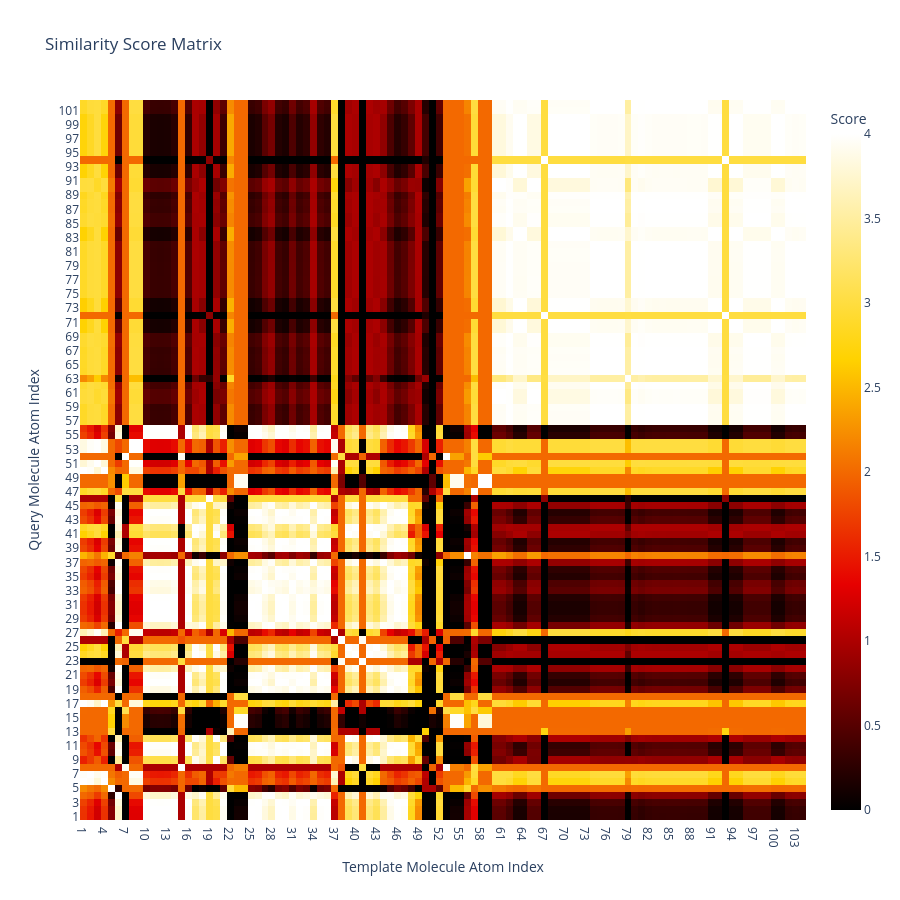

Notebook code cell kept with this figure:
### Code cell
show_similarity_matrix(matrix)

### Figure 1 — Plotly figure (JSON) as saved in the notebook; plotly's stock layout.template omitted (floating-point values rounded to 4 significant figures; data arrays with more than 128 entries replaced by an {"elided": "..."} marker saying what was removed)
{"data": [{"colorbar": {"title": {"text": "Score"}}, "colorscale": [[0, "rgb(0,0,0)"], [0.3333, "rgb(230,0,0)"], [0.6667, "rgb(255,210,0)"], [1, "rgb(255,255,255)"]], "hoverongaps": false, "hovertemplate": "Query Atom: %{y}<br>Template Atom: %{x}<br>Score: %{z:.1f}<extra></extra>", "type": "heatmap", "x": ["1", "2", "3", "4", "5", "6", "7", "8", "9", "10", "11", "12", "13", "14", "15", "16", "17", "18", "19", "20", "21", "22", "23", "24", "25", "26", "27", "28", "29", "30", "31", "32", "33", "34", "35", "36", "37", "38", "39", "40", "41", "42", "43", "44", "45", "46", "47", "48", "49", "50", "51", "52", "53", "54", "55", "56", "57", "58", "59", "60", "61", "62", "63", "64", "65", "66", "67", "68", "69", "70", "71", "72", "73", "74", "75", "76", "77", "78", "79", "80", "81", "82", "83", "84", "85", "86", "87", "88", "89", "90", "91", "92", "93", "94", "95", "96", "97", "98", "99", "100", "101", "102", "103", "104"], "y": ["1", "2", "3", "4", "5", "6", "7", "8", "9", "10", "11", "12", "13", "14", "15", "16", "17", "18", "19", "20", "21", "22", "23", "24", "25", "26", "27", "28", "29", "30", "31", "32", "33", "34", "35", "36", "37", "38", "39", "40", "41", "42", "43", "44", "45", "46", "47", "48", "49", "50", "51", "52", "53", "54", "55", "56", "57", "58", "59", "60", "61", "62", "63", "64", "65", "66", "67", "68", "69", "70", "71", "72", "73", "74", "75", "76", "77", "78", "79", "80", "81", "82", "83", "84", "85", "86", "87", "88", "89", "90", "91", "92", "93", "94", "95", "96", "97", "98", "99", "100", "101", "102"], "z": {"elided": "102x104 float values"}}], "layout": {"height": 900, "title": {"text": "Similarity Score Matrix"}, "width": 900, "xaxis": {"title": {"text": "Template Molecule Atom Index"}}, "yaxis": {"title": {"text": "Query Molecule Atom Index"}}}}
